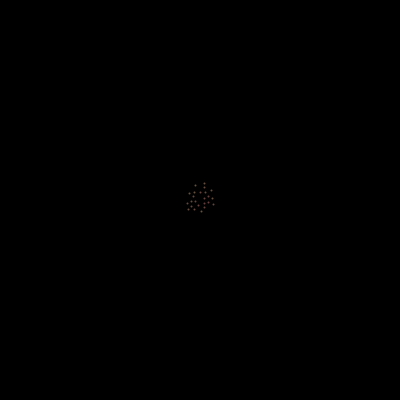
Frame 1 (no input)
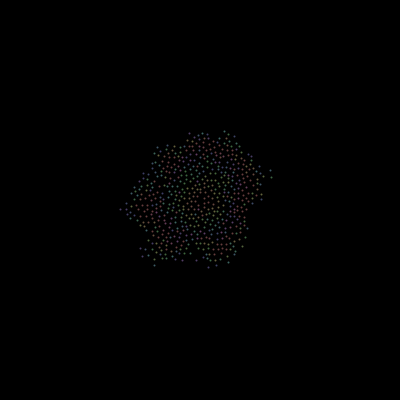
Frame 60 (the mouse pressed at the canvas centre just before this capture)
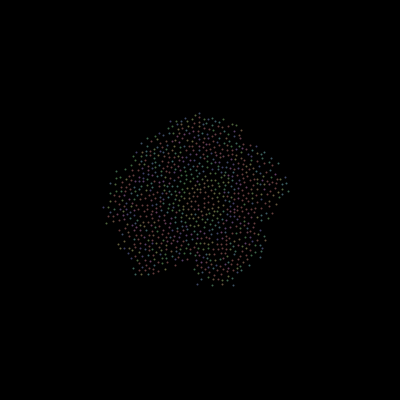
Frame 120 (the mouse held since frame 60 and released just before this capture)

The Processing sketch that drew these frames (run headless with seeded random() and noise(); from frame 60 on, the mouse is pressed at the canvas centre):

// Processing sketch: CC_033_poisson_disc_Processing
// ── CC_033_poisson_disc_Processing.pde
float r = 4;
int k = 30;
PVector[] grid;
float w = r / sqrt(2);
ArrayList<PVector> active;
int cols, rows;
ArrayList<PVector> ordered;

void setup() {
  size(400, 400);
  background(0);
  strokeWeight(4);
  colorMode(HSB);

  // STEP 0
  cols = floor(width / w);
  rows = floor(height / w);
  grid = new PVector[cols*rows];
  active = new ArrayList<PVector>();
  ordered = new ArrayList<PVector>();
  for (int i = 0; i < cols * rows; i++) {
    grid[i] = null;
  }

  // STEP 1
  float x = width / 2;
  float y = height / 2;
  int i = floor(x / w);
  int j = floor(y / w);
  PVector pos = new PVector(x, y);
  grid[i + j * cols] = pos;
  active.add(pos);
  println(active);
  //frameRate(1);
}

void draw() {
  background(0);

  //noLoop();

  for (int total = 0; total < 25; total++) {
    if (active.size() > 0) {
      int randIndex = floor(random(active.size()));
      PVector pos = active.get(randIndex);
      boolean found = false;
      for (int n = 0; n < k; n++) {
        PVector sample = PVector.random2D();
        float m = random(r, 2 * r);
        sample.setMag(m);
        sample.add(pos);

        int col = floor(sample.x / w);
        int row = floor(sample.y / w);
        //println(col, row, cols, rows, grid[col + row * cols]);
        if (col > -1 && row > -1 && col < cols && row < rows && grid[col + row * cols] == null) {
          boolean ok = true;
          for (int i = -1; i <= 1; i++) {
            for (int j = -1; j <= 1; j++) {
              int index = (col + i) + (row + j) * cols;
              PVector neighbor = grid[index];
              if (neighbor != null) {
                float d = PVector.dist(sample, neighbor);
                if (d < r) {
                  ok = false;
                }
              }
            }
          }
          if (ok) {
            found = true;
            grid[col + row * cols] = sample;
            active.add(sample);
            ordered.add(sample);
            // Should we break?
            break;
          }
        }
      }

      if (!found) {
        //active.remove(randIndex);
      }

    }
  }

  for (int i = 0; i < ordered.size(); i++) {
      stroke(i % 360, 100, 100);
      strokeWeight(r * 0.5);
      point(ordered.get(i).x, ordered.get(i).y);
  }
  //println(active);

  // for (var i = 0; i < active.length; i++) {
  //   stroke(255, 0, 255);
  //   strokeWeight(1);
  //   point(active[i].x, active[i].y);
  // }
  //console.log(active.length);
}
